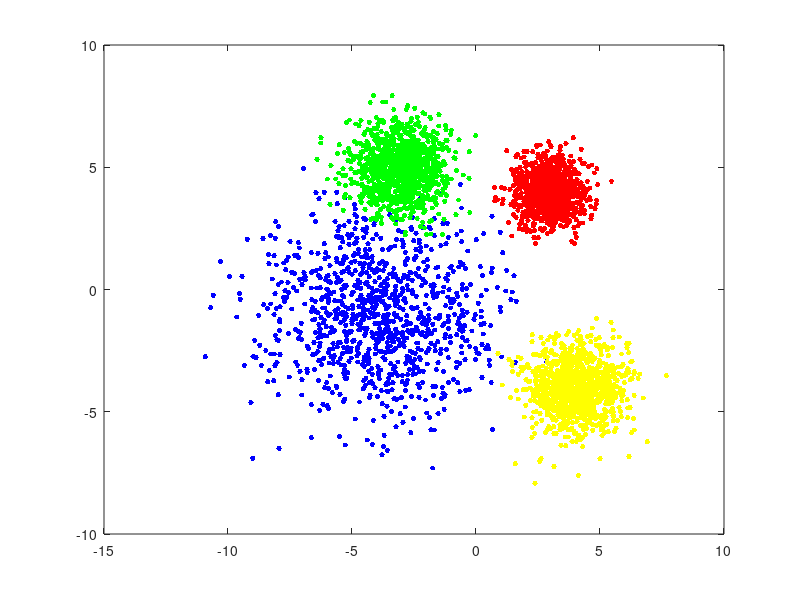

The MATLAB source for this figure: (Note: this script raises an error after producing the figure.)
% Generate a 2D uncorrelated dataset
% Implement KMeans from first principles 
%
clc;
close all;
clear;
% 1. Generate dataset
%%%%%%%%%%%%%%%%%%%%%%%%%%%%%%%%%%%%%%%%
Mean1 = [-4; -1];
Std1 = std(Mean1);
Mean2 = [3; 4];
Std2 = std(Mean2);
Mean3 = [4; -4];
Std3 = 1;
Mean4 = [-3; 5];
Std4 = 1;
samples = 1000; 
data1 = Std1 * randn(2, samples) + repmat(Mean1, 1, samples);
data2 = Std2 * randn(2, samples) + repmat(Mean2, 1, samples);
data3 = Std3 * randn(2, samples) + repmat(Mean3, 1, samples);
data4 = Std4 * randn(2, samples) + repmat(Mean4, 1, samples);
figure;
plot(data1(1, :), data1(2,:),'b.', 'MarkerSize',12);
hold on;
plot(data2(1,:), data2(2,:), 'r.', 'MarkerSize',12);
plot(data3(1,:), data3(2,:), 'y.', 'MarkerSize',12);
plot(data4(1,:), data4(2,:), 'g.', 'MarkerSize',12);
legend('Dataset 1', 'Dataset 2', 'Dataset 3', 'Dataset 4', 'location', 'NW'); 
title('Original Dataset');
hold off;
xlabel('x-value');
ylabel('y-value');
xlim([-10 10]);
ylim([-8 12]);
grid on;

% 2.Concatenate the training datasets and plot
%%%%%%%%%%%%%%%%%%%%%%%%%%%%%%%%%%%%%%%%%%%%%%%%%%%%%%%%%%%%%%%%%%%
trainData = [data1 data2 data3 data4];
figure;
plot(trainData(1, :), trainData(2,:),'b.', 'MarkerSize',12);
legend('Dataset','location', 'NW'); %'best');
title('Merged Dataset');
xlabel('x-value');
ylabel('y-value');
xlim([-10 10]);
ylim([-8 12]);
grid on;

% 3. Implement KMeans from first principles
%%%%%%%%%%%%%%%%%%%%%%%%%%%%%%%%%%%%%%%%%%%%%%%
X = trainData';
K = 4;
max_iterations = 10; %5;
max_k = 10;
% randomly assign the K data points as the initial "centroids" of the K clusters
elbow_found = false;
k_sumD = zeros(max_k,1);
k_mse = zeros(max_k,1);
final_centroids = zeros(max_k,2);
final_indices = zeros(max_k,1);
elbow = 0;
for k = 1:max_k % iterate through multiple K values 
    centroids = initCentroids(X,k);
    sumD = zeros(k,1);
    for i = 1:max_iterations
        indices = getClosestCentroids(X, centroids); % reassign the indices to the relevant clusters
        [centroids, distances] = computCentroidsandDistances(X, indices, k); % recalculate centroids, and distances among all clusters
        sumD(i) = distances; 
        k_mse(i) = mean_squared_error(distances);

    end



    k_sumD(k) = sumD(max_iterations); % Get final distance value for finished K value
    if k == 4
        final_centroids = centroids;
        final_indices = indices;
    end
end
%idx = kmeans (X, K); %this is to use kmeans function to calculate the
%indices for each cluster
   figure;
   plot(sumD, 'bo-', 'linewidth',2);
   title('Overall distances vs. number of iterations');
    xlabel('Iterations');
    ylabel('Overall distances');
    grid on;
%%%%%%%%%%%%%%%%%%%%%%%%%%%%%%%%%%%%%%%%%%%%%%%%%%%%%%%%%%%%%%%%%%%%%%%%%%%
% Plotting each k_sumD
figure;
plot(k_sumD, 'bo-', 'LineWidth',2);
title('Elbow Method for Optimal K');
    xlabel('K value')
    ylabel('Overall distances');
    grid on;

% 4. Run your KMeans function on the data and plot results
%%%%%%%%%%%%%%%%%%%%%%%%%%%%%%%%%%%%%%%%%%%%%%%%%%%%%%%%%%%%%%%%%%%%%%%%%%%
message = sprintf('KMeans Clustering (MaxIterations = %d)', max_iterations);
figure;



plot(trainData(1, final_indices == 1),trainData(2, final_indices == 1),'b.', 'MarkerSize',12);% for 1st cluster
hold on;
plot(trainData(1, final_indices == 2), trainData(2, final_indices == 2), 'r.', 'MarkerSize',12); %for 2nd cluster
plot(trainData(1, final_indices == 3), trainData(2, final_indices == 3), 'y.', 'MarkerSize',12); %for 3rd cluster
plot(trainData(1, final_indices == 4), trainData(2, final_indices == 4), 'g.', 'MarkerSize',12); %for 4th cluster

plot(final_centroids(1,1),final_centroids(1,2),'kx', 'MarkerSize',15,'LineWidth',3); %for the 1st centroid
plot(final_centroids(2,1),final_centroids(2,2),'kx', 'MarkerSize',15,'LineWidth',3); %for the 2nd centroid
plot(final_centroids(3,1),final_centroids(3,2),'kx', 'MarkerSize',15,'LineWidth',3); %for the 3rd centroid
plot(final_centroids(4,1),final_centroids(4,2),'kx', 'MarkerSize',15,'LineWidth',3); %for the 4th centroid

xlabel('x-value');
ylabel('y-value');
xlim([-10 10]);
ylim([-8 12]);
grid on;
